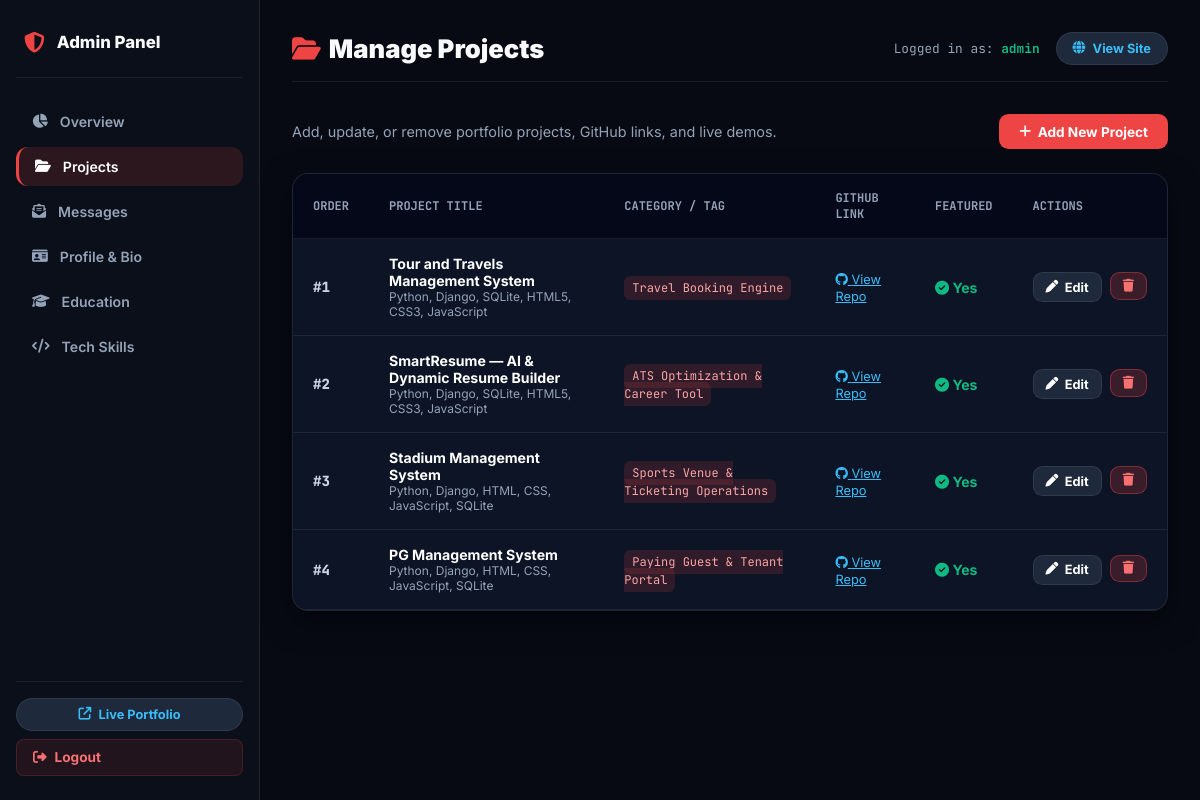
Page /panel/projects/ (signed in) on the committed database.
### portfolio_app/models.py (models this page shows, shortened)
class Project(models.Model):
    title = models.CharField(max_length=200)
    subtitle = models.CharField(max_length=150, default="Python, Django, HTML, CSS, JavaScript")
    tag = models.CharField(max_length=100, default="Django & SQLite")
    date_label = models.CharField(max_length=50, default="Jan 2024")
    description = models.TextField()
    features = models.TextField(help_text="Separate points with semicolons (;)", default="Secure login for admin and user; Manage schedules; Send updates and notifications")
    tech_stack = models.CharField(max_length=255, default="Python, Django, HTML5, CSS3, JavaScript, SQLite")
    image = models.ImageField(upload_to="projects/", null=True, blank=True)
    live_url = models.URLField(blank=True, null=True, help_text="Live project preview URL")
    github_url = models.URLField(blank=True, null=True, help_text="GitHub repository URL")
    is_featured = models.BooleanField(default=True)
    order = models.PositiveIntegerField(default=1)
    class Meta:
        ordering = ['order']
        verbose_name = "Project"
        verbose_name_plural = "Projects"

### portfolio_app/views.py (the view)
# urls.py: path('panel/projects/', views.admin_projects_list, name='admin_projects'),
@login_required(login_url='admin_login')
def admin_projects_list(request):
    projects = Project.objects.all().order_by('order')
    return render(request, 'portfolio_app/admin/projects.html', {
        'projects': projects,
        'active_page': 'projects',
    })

### templates/portfolio_app/admin/projects.html (shortened to what this page needs)
{% extends 'portfolio_app/admin/base_admin.html' %}
{% block page_title %}<i class="fa-solid fa-folder-open" style="color:#ef4444;"></i> Manage Projects{% endblock %}
{% block content %}
<div style="display:flex; justify-content:space-between; align-items:center; margin-bottom:1.5rem;">
  <p style="color:var(--text-muted); font-size:0.9rem;">Add, update, or remove portfolio projects, GitHub links, and live demos.</p>
  <a href="{% url 'admin_project_add' %}" class="btn-action btn-primary">
    <i class="fa-solid fa-plus"></i> Add New Project
  </a>
</div>
<div class="table-card">
  <table>
    <thead>
      <tr>
        <th>Order</th>
        <th>Project Title</th>
        <th>Category / Tag</th>
        <th>GitHub Link</th>
        <th>Featured</th>
        <th>Actions</th>
      </tr>
    </thead>
    <tbody>
      {% for proj in projects %}
        <tr>
          <td style="font-family:'JetBrains Mono', monospace; font-weight:800; color:#cbd5e1;">#{{ proj.order }}</td>
          <td>
            <div style="font-weight:700; color:#fff;">{{ proj.title }}</div>
            <div style="font-size:0.75rem; color:var(--text-muted);">{{ proj.subtitle }}</div>
          </td>
          <td><span style="background:rgba(239, 68, 68, 0.15); color:#fca5a5; padding:0.25rem 0.5rem; border-radius:0.4rem; font-size:0.75rem; font-family:'JetBrains Mono', monospace;">{{ proj.tag }}</span></td>
          <td>
            {% if proj.github_url %}
              <a href="{{ proj.github_url }}" target="_blank" style="color:#38bdf8; font-size:0.8rem; text-decoration:underline;">
                <i class="fa-brands fa-github"></i> View Repo
              </a>
            {% else %}
              <span style="color:var(--text-muted); font-size:0.8rem;">None</span>
            {% endif %}
          </td>
          <td>
            {% if proj.is_featured %}
              <span style="color:#10b981; font-weight:700;"><i class="fa-solid fa-circle-check"></i> Yes</span>
            {% else %}
              <span style="color:var(--text-muted);">No</span>
            {% endif %}
          </td>
          <td>
            <div style="display:flex; gap:0.5rem;">
              <a href="{% url 'admin_project_edit' proj.pk %}" class="btn-action btn-secondary" style="padding:0.4rem 0.75rem; font-size:0.8rem;">
                <i class="fa-solid fa-pen"></i> Edit
              </a>
              <form method="POST" action="{% url 'admin_project_delete' proj.pk %}" onsubmit="return confirm('Are you sure you want to delete {{ proj.title }}?');">
                <button type="submit" class="btn-action btn-danger" style="padding:0.4rem 0.75rem; font-size:0.8rem;">
                  <i class="fa-solid fa-trash"></i>
                </button>
              </form>
            </div>
          </td>
        </tr>
      {% empty %}
        <tr>
          <td colspan="6" style="text-align:center; color:var(--text-muted); padding:2rem;">No projects found. Click "Add New Project" to create one.</td>
        </tr>
      {% endfor %}
    </tbody>
  </table>
</div>
{% endblock %}

### templates/portfolio_app/admin/base_admin.html (shortened to what this page needs)
{% load static %}
<!DOCTYPE html>
<html lang="en">
<head>
  <link rel="stylesheet" href="https://cdnjs.cloudflare.com/ajax/libs/font-awesome/6.5.1/css/all.min.css">
</head>
<body>
  <aside class="admin-sidebar">
    <div>
      <div class="sidebar-brand">
        <i class="fa-solid fa-shield-halved" style="color:#ef4444; font-size:1.3rem;"></i>
        <span>Admin Panel</span>
      </div>
      <ul class="sidebar-nav">
        <li>
          <a href="{% url 'admin_dashboard' %}" class="{% if active_page == 'dashboard' %}active{% endif %}">
            <i class="fa-solid fa-chart-pie"></i>
            <span>Overview</span>
          </a>
        </li>
        <li>
          <a href="{% url 'admin_projects' %}" class="{% if active_page == 'projects' %}active{% endif %}">
            <i class="fa-solid fa-folder-open"></i>
            <span>Projects</span>
          </a>
        </li>
        <li>
          <a href="{% url 'admin_messages' %}" class="{% if active_page == 'messages' %}active{% endif %}">
            <i class="fa-solid fa-envelope-open-text"></i>
            <span>Messages</span>
          </a>
        </li>
        <li>
          <a href="{% url 'admin_profile' %}" class="{% if active_page == 'profile' %}active{% endif %}">
            <i class="fa-solid fa-id-card"></i>
            <span>Profile & Bio</span>
          </a>
        </li>
        <li>
          <a href="{% url 'admin_education' %}" class="{% if active_page == 'education' %}active{% endif %}">
            <i class="fa-solid fa-graduation-cap"></i>
            <span>Education</span>
          </a>
        </li>
        <li>
          <a href="{% url 'admin_skills' %}" class="{% if active_page == 'skills' %}active{% endif %}">
            <i class="fa-solid fa-code"></i>
            <span>Tech Skills</span>
          </a>
        </li>
      </ul>
    </div>
    <div class="sidebar-footer">
      <a href="/" target="_blank" class="view-site-btn" style="width:100%; justify-content:center;">
        <i class="fa-solid fa-arrow-up-right-from-square"></i>
        <span>Live Portfolio</span>
      </a>
      <a href="{% url 'admin_logout' %}" class="btn-logout">
        <i class="fa-solid fa-right-from-bracket"></i>
        <span>Logout</span>
      </a>
    </div>
  </aside>
  <main class="admin-main">
    <div class="admin-topbar">
      <h1 class="page-title">
        {% block page_title %}Dashboard{% endblock %}
      </h1>
      <div style="display:flex; align-items:center; gap:1rem;">
        <span style="font-family:'JetBrains Mono', monospace; font-size:0.8rem; color:var(--text-muted);">
          Logged in as: <strong style="color:#10b981;">{{ request.user.username }}</strong>
        </span>
        <a href="/" target="_blank" class="view-site-btn">
          <i class="fa-solid fa-globe"></i>
          <span>View Site</span>
        </a>
      </div>
    </div>
    {% block content %}{% endblock %}
  </main>
</body>
</html>

### templates/portfolio_app/admin/base_admin.html (style rules this page uses)
:root { --bg-dark: #070a13; --bg-sidebar: #0b0f19; --bg-card: rgba(15, 23, 42, 0.85); --border-subtle: rgba(255, 255, 255, 0.08); --accent-red: #ef4444; --accent-emerald: #10b981; --accent-cyan: #06b6d4; --accent-amber: #f59e0b; --text-main: #f8fafc; --text-muted: #94a3b8; }
*, *::before, *::after { box-sizing: border-box; margin: 0; padding: 0; }
body { font-family: 'Inter', sans-serif; background: var(--bg-dark); color: var(--text-main); min-height: 100vh; display: flex; }
a { text-decoration: none; color: inherit; }
.admin-sidebar { width: 260px; background: var(--bg-sidebar); border-right: 1px solid var(--border-subtle); display: flex; flex-direction: column; justify-content: space-between; position: fixed; top: 0; bottom: 0; left: 0; z-index: 100; padding: 1.5rem 1rem; }
.sidebar-brand { display: flex; align-items: center; gap: 0.75rem; font-size: 1.05rem; font-weight: 800; padding: 0.5rem 0.5rem 1.5rem 0.5rem; border-bottom: 1px solid var(--border-subtle); }
.sidebar-nav { list-style: none; display: flex; flex-direction: column; gap: 0.35rem; margin-top: 1.5rem; }
.sidebar-nav a { display: flex; align-items: center; gap: 0.75rem; padding: 0.7rem 1rem; border-radius: 0.75rem; font-size: 0.88rem; font-weight: 600; color: var(--text-muted); transition: all 0.2s ease; }
.sidebar-nav a:hover, .sidebar-nav a.active { background: rgba(239, 68, 68, 0.15); color: #fff; border-left: 3px solid var(--accent-red); }
.sidebar-footer { border-top: 1px solid var(--border-subtle); padding-top: 1rem; display: flex; flex-direction: column; gap: 0.5rem; }
.btn-logout { display: flex; align-items: center; gap: 0.5rem; padding: 0.6rem 1rem; border-radius: 0.5rem; color: #f87171; font-size: 0.85rem; font-weight: 700; background: rgba(239, 68, 68, 0.1); border: 1px solid rgba(239, 68, 68, 0.2); transition: all 0.2s; }
.admin-main { margin-left: 260px; flex: 1; padding: 2rem; min-height: 100vh; }
.admin-topbar { display: flex; align-items: center; justify-content: space-between; margin-bottom: 2rem; padding-bottom: 1rem; border-bottom: 1px solid var(--border-subtle); }
.page-title { font-size: 1.6rem; font-weight: 900; display: flex; align-items: center; gap: 0.5rem; }
.view-site-btn { display: inline-flex; align-items: center; gap: 0.45rem; padding: 0.5rem 1rem; border-radius: 9999px; background: #1e293b; border: 1px solid var(--border-subtle); font-size: 0.8rem; font-weight: 700; color: #38bdf8; transition: all 0.2s; }
.table-card { background: var(--bg-card); border: 1px solid var(--border-subtle); border-radius: 1rem; overflow: hidden; box-shadow: 0 10px 30px rgba(0,0,0,0.5); }
table { width: 100%; border-collapse: collapse; text-align: left; }
th { padding: 1rem 1.25rem; background: rgba(2, 6, 23, 0.8); font-size: 0.75rem; font-family: 'JetBrains Mono', monospace; text-transform: uppercase; color: var(--text-muted); border-bottom: 1px solid var(--border-subtle); }
td { padding: 1rem 1.25rem; border-bottom: 1px solid var(--border-subtle); font-size: 0.88rem; vertical-align: middle; }
.btn-action { display: inline-flex; align-items: center; gap: 0.4rem; padding: 0.6rem 1.25rem; border-radius: 0.6rem; font-weight: 700; font-size: 0.85rem; cursor: pointer; border: none; transition: all 0.2s; }
.btn-primary { background: var(--accent-red); color: #fff; }
.btn-danger { background: rgba(239, 68, 68, 0.2); color: #f87171; border: 1px solid rgba(239, 68, 68, 0.4); }
.btn-secondary { background: #1e293b; color: #fff; border: 1px solid var(--border-subtle); }

### rows in the picture
Project: order "1", title "Tour and Travels Management System", subtitle "Python, Django, SQLite, HTML5, CSS3, JavaScript", tag "Travel Booking Engine", is_featured True (drawn)
Project: order "2", title "SmartResume — AI & Dynamic Resume Builder", subtitle "Python, Django, SQLite, HTML5, CSS3, JavaScript", tag "ATS Optimization & Career Tool", is_featured True (drawn)
Project: order "3", title "Stadium Management System", subtitle "Python, Django, HTML, CSS, JavaScript, SQLite", tag "Sports Venue & Ticketing Operations", is_featured True (drawn)
Project: order "4", title "PG Management System", subtitle "Python, Django, HTML, CSS, JavaScript, SQLite", tag "Paying Guest & Tenant Portal", is_featured True (drawn)

### other values in the picture
{{ request.user.username }} "admin"
